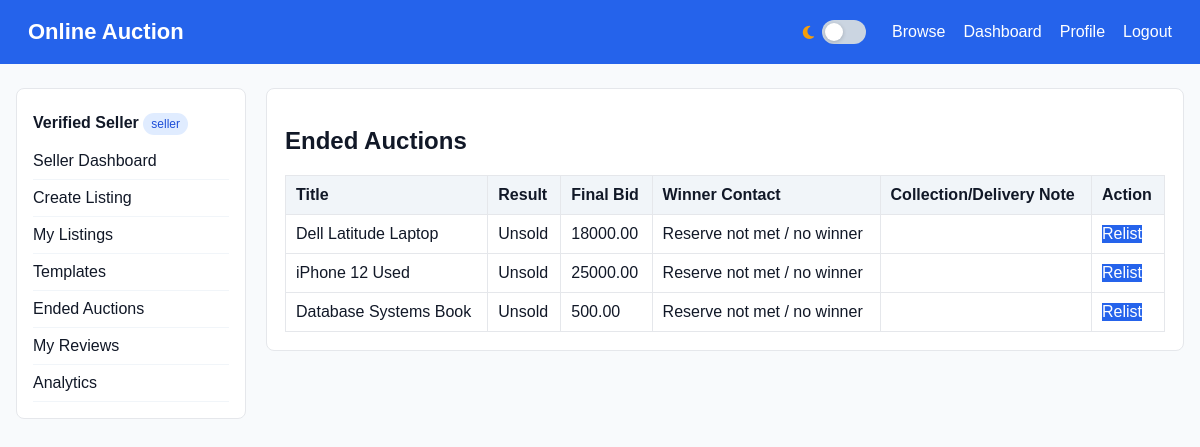
The page /index.php?page=seller_ended (signed in) on the database its author committed.
### tables this page shows
CREATE TABLE listings (
    id INT AUTO_INCREMENT PRIMARY KEY,
    seller_id INT NOT NULL,
    category_id INT NOT NULL,
    title VARCHAR(200) NOT NULL,
    description TEXT NOT NULL,
    `condition` ENUM('new','like_new','good','fair') NOT NULL,
    starting_price DECIMAL(10,2) NOT NULL,
    reserve_price DECIMAL(10,2) NULL,
    current_bid DECIMAL(10,2) DEFAULT 0.00,
    end_datetime DATETIME NOT NULL,
    status ENUM('pending_review','active','ended','cancelled','rejected') DEFAULT 'pending_review',
    winner_bid_id INT NULL,
    rejection_reason TEXT,
    suspension_reason TEXT,
    cancel_reason TEXT,
    is_featured TINYINT(1) DEFAULT 0,
    created_at TIMESTAMP DEFAULT CURRENT_TIMESTAMP,
    FOREIGN KEY (seller_id) REFERENCES users(id),
    FOREIGN KEY (category_id) REFERENCES categories(id)
);

### app/models/functions.php (called while the page is built, shortened)
<?php
function db_rows(mysqli $conn, string $sql, string $types = '', array $params = []): array {
    $stmt = mysqli_prepare($conn, $sql);
    if ($types) { mysqli_stmt_bind_param($stmt, $types, ...$params); }
    mysqli_stmt_execute($stmt);
    $result = mysqli_stmt_get_result($stmt);
    return $result ? mysqli_fetch_all($result, MYSQLI_ASSOC) : [];
}
function render_view(string $view, array $data = []): void {
    extract($data);
    $viewFile = __DIR__ . '/../views/' . $view . '.php';
    require __DIR__ . '/../views/layouts/header.php';
    require $viewFile;
    require __DIR__ . '/../views/layouts/footer.php';
}
function seller_ended(mysqli $conn, int $seller): array { return db_rows($conn, "SELECT l.*, u.id winner_id, u.name winner_name, u.email winner_email, u.phone winner_phone, (SELECT m.message FROM messages m WHERE m.listing_id=l.id AND m.sender_id=? ORDER BY m.created_at DESC LIMIT 1) arrangement_note FROM listings l LEFT JOIN bids b ON b.id=l.winner_bid_id LEFT JOIN users u ON u.id=b.buyer_id WHERE l.seller_id=? AND (l.status='ended' OR l.end_datetime<NOW()) ORDER BY l.end_datetime DESC", 'ii', [$seller, $seller]); }
?>

### app/controllers/functions.php (called while the page is built, shortened)
<?php
require_once __DIR__ . '/../models/functions.php';
function seller_ended_page(mysqli $conn): void { require_seller_verified(); listing_close_expired_auctions($conn); $message = ''; if ($_SERVER['REQUEST_METHOD'] === 'POST' && isset($_POST['arrangement_note'])) { $note = trim($_POST['arrangement_note']); if ($note === '') { $message = 'Arrangement note cannot be empty.'; } else { seller_note_buyer($conn, (int)$_POST['listing_id'], current_user_id(), (int)$_POST['buyer_id'], $note); $message = 'Arrangement note saved.'; } } $rows = seller_ended($conn, current_user_id()); render_view('seller/ended', compact('rows', 'message')); }
?>

### config/helpers.php (called while the page is built, shortened)
<?php
function e($value) {
    return htmlspecialchars((string)$value, ENT_QUOTES, 'UTF-8');
}
function current_user_id() {
    return $_SESSION['user_id'] ?? null;
}
?>

### app/views/seller/ended.php (the view, shortened to what this page needs)
<div class="card"><h1>Ended Auctions</h1><table><tr><th>Title</th><th>Result</th><th>Final Bid</th><th>Winner Contact</th><th>Collection/Delivery Note</th><th>Action</th></tr><?php foreach($rows as $r): ?><tr><td><?= e($r['title']) ?></td><td><?= $r['winner_id'] ? 'Won' : 'Unsold' ?></td><td><?= e($r['current_bid']) ?></td><td><?php if($r['winner_id']): ?><?= e($r['winner_name']) ?><br><?= e($r['winner_email']) ?><br><?= e($r['winner_phone']) ?><?php else: ?>Reserve not met / no winner<?php endif; ?></td><td></td><td><?php if(!$r['winner_id']): ?><a class="btn" href="index.php?page=relist&id=<?= $r['id'] ?>">Relist</a><?php else: ?><a class="btn secondary" href="index.php?page=seller_reviews">Review Buyer</a><?php endif; ?></td></tr><?php endforeach; ?></table></div>

### assets/css/style.css (style rules this page uses)
* { box-sizing:border-box }
body { margin:0;font-family:Arial,Helvetica,sans-serif;background:#f8fafc;color:#111827 }
.card { background:#fff;border:1px solid #e5e7eb;border-radius:8px;padding:18px;margin-bottom:18px }
button,.btn { background:#2563eb;color:#fff;border:0;text-decoration:none;display:inline-block;text-align:center;cursor:pointer }
table { width:100%;border-collapse:collapse;background:#fff }
th,td { padding:10px;border:1px solid #e5e7eb;text-align:left }
th { background:#f1f5f9 }

### rows shown on the page
listings: title "Dell Latitude Laptop", current_bid "18000.00"
listings: title "iPhone 12 Used", current_bid "25000.00"
listings: title "Database Systems Book", current_bid "500.00"

### other values the page prints
$_SESSION['user_name'] "Verified Seller"
current_role() "seller"
$label "Seller Dashboard Create Listing My Listings Templates Ended Auctions My Reviews Analytics"
